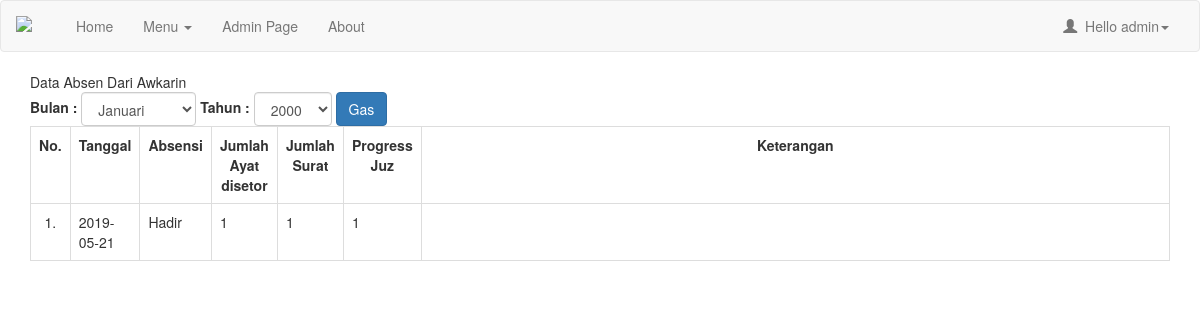
Page /admin/index.php?m=absenlengkap&ID=11 (signed in) on the committed database.
### tables this page shows
CREATE TABLE `tbsantri` (
  `IdSantri` int(11) NOT NULL,
  `NIS` varchar(20) NOT NULL,
  `TglInput` date NOT NULL,
  `Nama` varchar(50) NOT NULL,
  `NamaLengkap` varchar(100) NOT NULL,
  `JenisKelamin` int(2) NOT NULL,
  `TempatLahir` varchar(40) NOT NULL,
  `TglLahir` date NOT NULL,
  `AnakKe` int(5) NOT NULL,
  `Dari` int(11) NOT NULL,
  `Bahasa` varchar(40) NOT NULL,
  `KebutuhanKhusus` varchar(30) NOT NULL,
  `SekolahTerakhir` varchar(20) NOT NULL,
  `NamaSekolah` varchar(50) NOT NULL,
  `AlamatSekolah` text NOT NULL,
  `TinggalDengan` varchar(30) NOT NULL,
  `NomorKK` varchar(50) NOT NULL,
  `NamaJalan` text NOT NULL,
  `RT` varchar(50) NOT NULL,
  `RW` varchar(50) NOT NULL,
  `Desa` varchar(50) NOT NULL,
  `Kecamatan` varchar(100) NOT NULL,
  `Kabupaten` varchar(100) NOT NULL,
  `Provinsi` varchar(100) NOT NULL,
  `StatusSantri` varchar(30) NOT NULL,
  `IdProgram` int(11) NOT NULL,
  `IdKelas` int(11) NOT NULL
);

CREATE TABLE `tbabsen` (
  `IdAbsensi` int(11) NOT NULL,
  `IdSantri` int(11) NOT NULL,
  `IdAyah` int(11) NOT NULL,
  `IdIbu` int(11) NOT NULL,
  `IdWali` int(11) NOT NULL,
  `Absen` varchar(20) NOT NULL,
  `SetorAyat` int(11) NOT NULL,
  `Surat` int(11) NOT NULL,
  `TanggalAbsen` date NOT NULL,
  `JuzSaatIni` int(11) NOT NULL,
  `TargetJuz` int(11) NOT NULL,
  `KeteranganAbsen` text NOT NULL
);

### admin/absensi_lengkap.php (the view, shortened to what this page needs)
<?php
include 'config.php';
$ID = mysqli_real_escape_string($conn, $_GET['ID']);
$bulanabs = $_GET['bulanabs'];
$tahunabs = $_GET['tahunabs'];
$sql = "SELECT * FROM tbsantri LEFT JOIN tbabsen ON tbsantri.IdSantri = tbabsen.IdSantri LEFT JOIN tbkelas
ON tbsantri.IdKelas=tbkelas.IdKelas LEFT JOIN tbprogram ON tbsantri.IdProgram = tbprogram.IdProgram WHERE tbsantri.IdSantri='$ID'";
$query = mysqli_query($conn, $sql);
$data = mysqli_fetch_object($query);
echo "Data Absen Dari ".$data->Nama;
?>
<div class="form form-inline">
    <form>
    <label>Bulan : </label>
    <select class="form-control" name="bulanabs">
        <?php
        $namabulan = array("decoy","Januari","Februari","Maret","April","Mei","Juni","Juli","Agustus","September","Oktober","November","Desember");
        for ($index = 1; $index <= 12 ; $index++){?>
            <option value="<?php echo $index ?>"<?=$index == $bulanabs?'selected="selected"':'';?>><?php echo $namabulan[$index]?></option>
        <?php }?>
    </select>
    <label>Tahun : </label>
    <select class="form-control" name="tahunabs">
        <?php
        $tahun = 2000;
        $thsekarang = date('Y');
        while($tahun <= $thsekarang){
        ?>
        <option value="<?php echo $tahun?>"<?=$tahun == $tahunabs?'selected="selected"':'';?>><?php echo $tahun++ ?></option>
        <?php } ?>
    </select>
    <button type="submit" class="btn btn-primary">Gas</button>
    </form>
</div>
<table class="table table-bordered table-hover">
                <tr style="text-align: center">
                    <th style="text-align: center" width="2%" align="center">No. </th>
                    <th style="text-align: center" align="center">Tanggal</th>
                    <th style="text-align: center" align="center">Absensi</th>
                    <th style="text-align: center" align="center">Jumlah Ayat disetor</th>
                    <th style="text-align: center" align="center">Jumlah Surat</th>
                    <th style="text-align: center" align="center">Progress Juz</th>
                    <th style="text-align: center" width="70%" align="center">Keterangan</th>
                </tr>
                <?php
                if ($bulanabs == '' || $tahunabs == ''){
                    $sql1 = "SELECT * FROM tbabsen WHERE IdSantri = '$ID' ORDER BY TanggalAbsen DESC";
                }else{
                    $sql1 = "SELECT * FROM tbabsen WHERE IdSantri = '$ID' AND MONTH(TanggalAbsen) = '$bulanabs' AND YEAR(TanggalAbsen) = '$tahunabs' ORDER BY TanggalAbsen DESC";
                }
                $query1 = mysqli_query($conn, $sql1);
                $no = 1;
                while ($data1 = mysqli_fetch_object($query1)) {
                    if ($data1->Absen == '1'){
                        $absen = 'Hadir';
                    }elseif($data1->Absen == '2'){
                        $absen = 'Sakit';
                    }elseif($data1->Absen == '3'){
                        $absen = 'Izin';
                    }else{
                        $absen = 'Mbolos';
                    }
                    ?>
                <tr class="rowHref" data-href="index.php?m=absen_detail&ID=<?php echo $data1->IdSantri?>">
                    <td align="center" width="2%"><?php echo $no++."."?></td>
                    <td><?php echo $data1->TanggalAbsen?></td>
                    <td><?php echo $absen?></td>
                    <td><?php echo $data1->SetorAyat?></td>
                    <td><?php echo $data1->Surat?></td>
                    <td><?php echo $data1->JuzSaatIni?></td>
                    <td width="70%"><?php echo $data1->KeteranganAbsen?></td>
                </tr>
                <?php } ?>
            </table>

### assets/css/startmin.css (style rules this page uses)
body { background-color: #f8f8f8; }

### rows in the picture
tbsantri: Nama "Awkarin"
tbabsen: TanggalAbsen "2019-05-21", Absen "Hadir", SetorAyat "1", Surat "1", JuzSaatIni "1"

### other values in the picture
$_SESSION['username'] "admin"
form field bulanabs "Januari"
form field tahunabs "2000"
